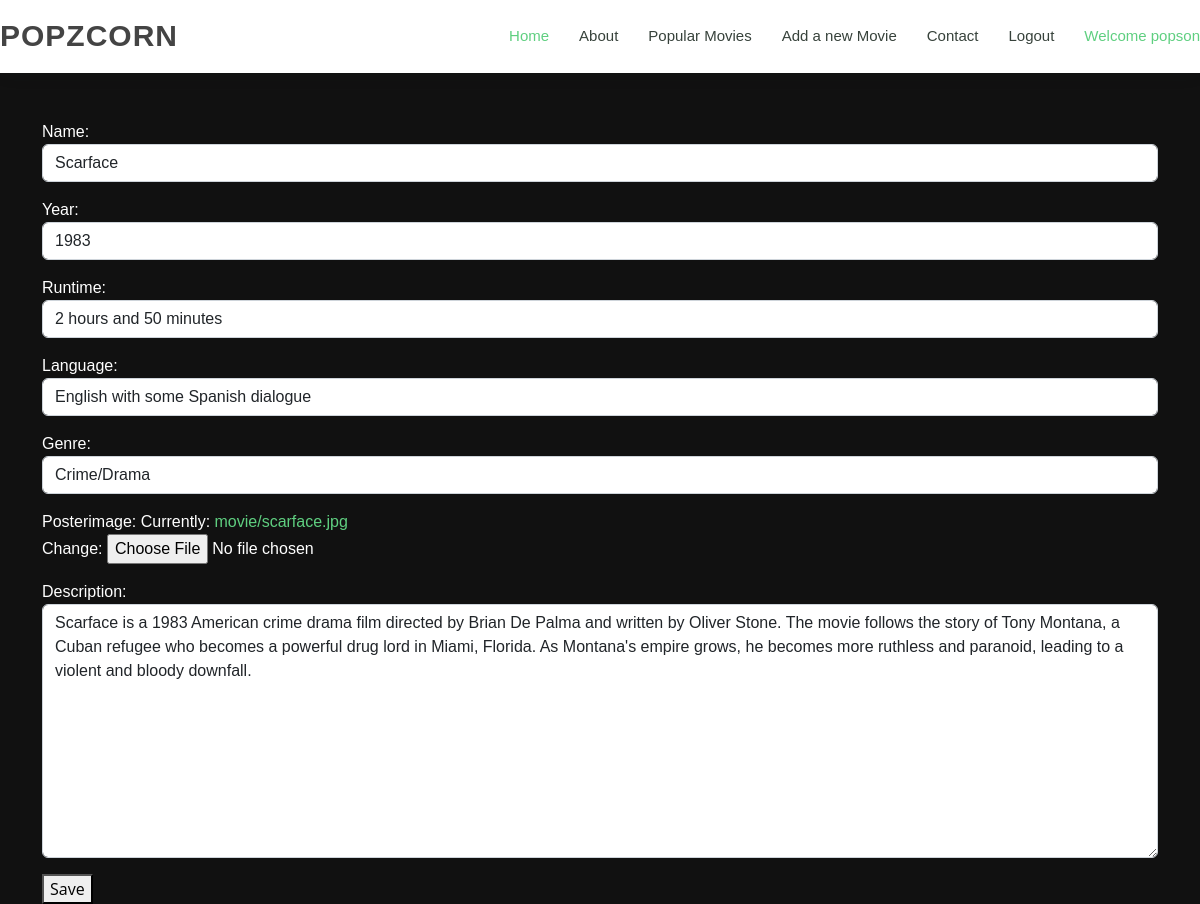
Screenshot of /2/update/ (signed in) with the database file from the repository.
### movies/models.py (models this page shows, shortened)
class Movie(models.Model):
    name = models.CharField(max_length=255)
    description = models.TextField()
    year = models.PositiveIntegerField()
    runtime = models.CharField(max_length=255)
    language = models.CharField(max_length=255)
    genre = models.CharField(max_length=255)
    posterimage = models.ImageField(upload_to='movie')

### movies/views.py (the view)
# urls.py: path('<int:pk>/update/', update_movie, name='update_movies'),
def update_movie(request, pk):
 if request.user.is_authenticated:
    movie = get_object_or_404(Movie, pk=pk)
    if request.method == 'POST':
        form = MovieForm(request.POST, request.FILES, instance=movie)
        if form.is_valid():
            form.save()
            return redirect('view_movies', pk=movie.pk)
    else:
        form = MovieForm(instance=movie)
    return render(request, 'update-movie.html', {'form': form})
 else:
      return HttpResponseRedirect('/login/')

### movies/forms.py
class MovieForm(forms.ModelForm):
    class Meta:
        model = Movie
        fields = ['name', 'year', 'runtime', 'language', 'genre', 'posterimage','description']
        widgets = {
            'name': forms.TextInput(attrs={'class': 'form-control'}),
            'description': forms.Textarea(attrs={'class': 'form-control'}),
            'posterimage': forms.ClearableFileInput(attrs={'class': 'form-control-file'}),
            'year': forms.NumberInput(attrs={'class': 'form-control'}),
            'runtime': forms.TextInput(attrs={'class': 'form-control'}),
            'language': forms.TextInput(attrs={'class': 'form-control'}),
            'genre': forms.TextInput(attrs={'class': 'form-control'}),
        }

### movies/templates/update-movie.html (shortened to what this page needs)
{% extends 'base.html' %}
{% block content %}
<div class="container mt-5">
  <div>
      <p class="mt-5">edit {{ movie.name }}</p>
      <form class= "mt-5" method="POST" enctype="multipart/form-data">
        {{ form.as_p }}
        <button type="submit">Save</button>
      </form>
  </div>
</div>
{% endblock %}

### movies/templates/base.html (shortened to what this page needs)
<!doctype html>
{% load static %}
<html lang="en">
  <head>
    <link rel="stylesheet" href="{% static 'css/bootstrap.css' %}">
    <link rel="stylesheet" href="{% static 'css/style.css' %}">
  </head>
  <body>
    <header id="header" class="fixed-top">
      <div class="d-flex align-items-center">
        <h1 class="logo me-auto"><a href="{% url 'list_movies' %}"></a>Popzcorn</h1>
            <nav id="navbar" class="navbar order-last order-lg-0">
              <ul>
              <li><a class="active" href="{% url 'list_movies' %}">Home</a></li>
              <li><a href="{% url 'about' %}">About</a></li>
              <li><a href="{% url 'all_movies' %}">Popular Movies</a></li>
              <li><a href="{% url 'create_movies' %}">Add a new Movie</a></li>
              <li><a href="{% url 'contact' %}">Contact</a></li>
              {% if user.is_authenticated %}
                 <li><a href="{% url 'logout' %}">Logout</a></li>
             {% else %}
                 <li><a href="{% url 'login' %}">Login</a></li>
                  <li><a href="{% url 'signup' %}">Signup</a></li>
             {% endif %}
                 <li><a  class="active"  href="{% url 'list_movies' %}"> Welcome {{user.username}}</a></li>
              </ul>
          </nav>
    </div>
  </header>
    {% block content %}
    {% endblock content %}
  </body>
</html>

### movies/static/css/style.css (style rules this page uses)
body { font-family: "Open Sans", sans-serif; color: #444444; overflow-y: scroll; background-color: #111; }
a { color: #5fcf80; text-decoration: none; }
h2, h3, h4, h5, h6 , p { font-family: "Raleway", sans-serif; color: white; }
#header { background: #fff; transition: all 0.5s; z-index: 997; padding: 15px 0; box-shadow: 0px 0 18px rgba(55, 66, 59, 0.08); }
#header .logo { font-size: 30px; margin: 0; padding: 0; line-height: 1; font-weight: 600; letter-spacing: 1px; text-transform: uppercase; font-family: "Poppins", sans-serif; }
.navbar { padding: 0; }
.navbar ul { margin: 0; padding: 0; display: flex; list-style: none; align-items: center; }
.navbar li { position: relative; }
.navbar a, .navbar a:focus { display: flex; align-items: center; justify-content: space-between; padding: 10px 0 10px 30px; font-family: "Poppins", sans-serif; font-size: 15px; font-weight: 500; color: #37423b; white-space: nowrap; transition: 0.3s; }
.navbar a:hover, .navbar .active, .navbar .active:focus, .navbar li:hover>a { color: #5fcf80; }

### rows the page displays
Movie: name "Scarface", year "1983", runtime "2 hours and 50 minutes", language "English with some Spanish dialogue", genre "Crime/Drama", description "Scarface is a 1983 American crime drama film directed by Brian De Palma and written by Oliver Stone. The movie follows the story of Tony Montana, a Cuban refugee who becomes a powerful drug lord in Miami, Florida. As Montana's empire grows, he becomes more ruthless and paranoid, leading to a violent and bloody downfall."

### other values shown
{{ user.username }} "popson"
